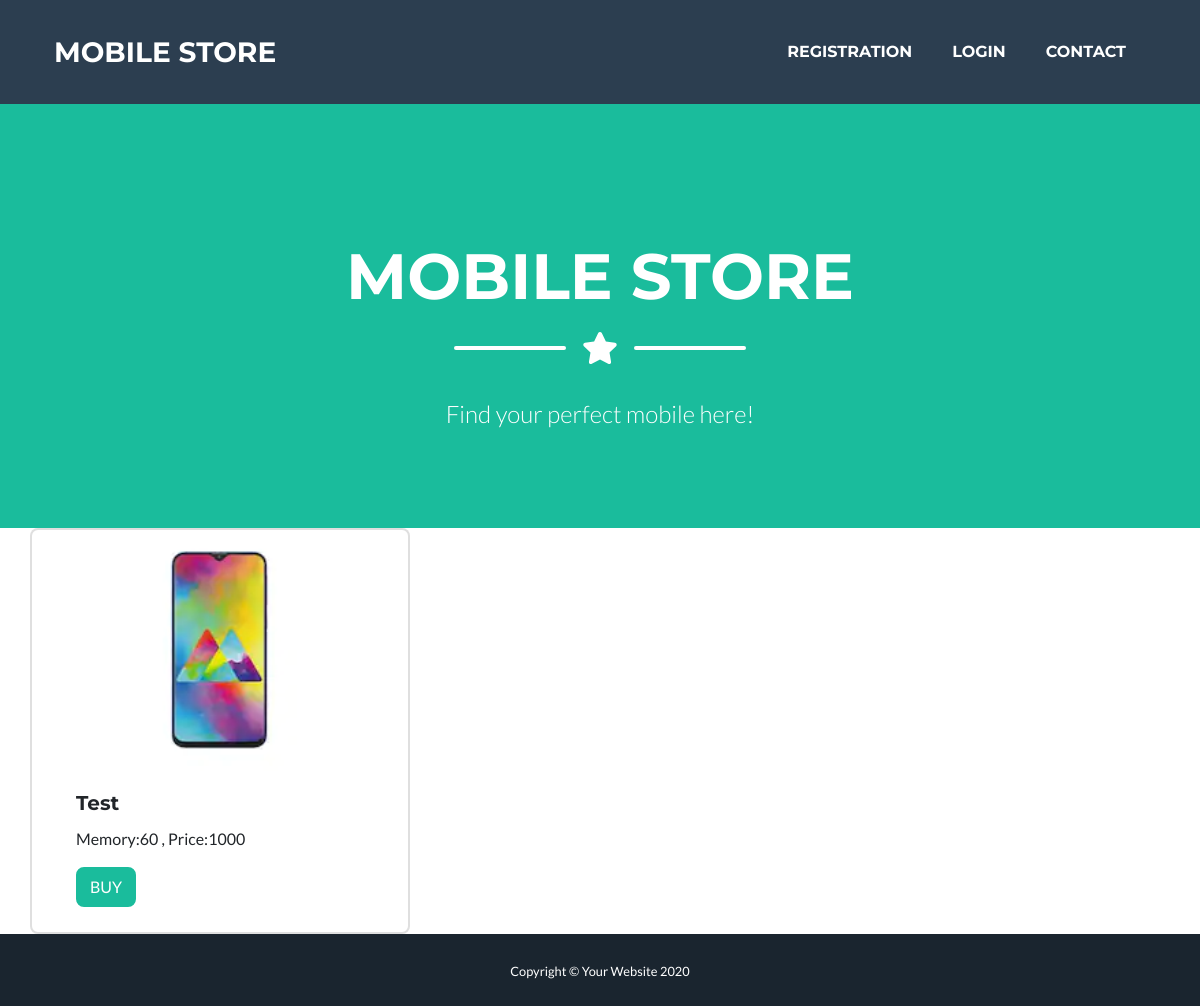
Before: /mobile/home with the older database file.
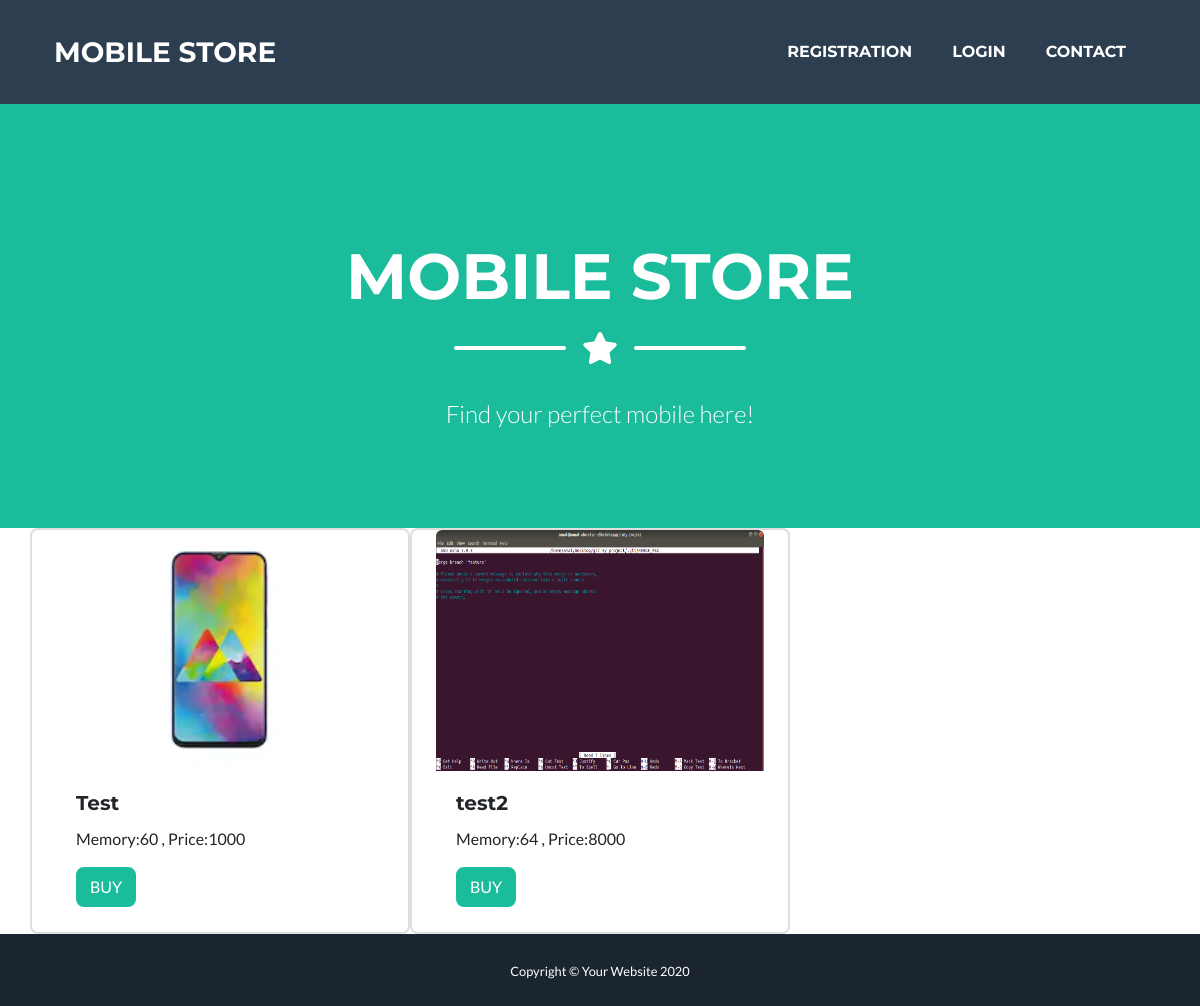
After: the same page with the newer database file.
### mobile/models.py (models this page shows, shortened)
class MobileModel(models.Model):
    phone_name = models.CharField(max_length=120)
    memory = models.IntegerField()
    price = models.IntegerField()
    status = models.CharField(default='Pending',max_length=120)
    date = models.DateField(editable=False,auto_now=True)
    image = models.ImageField(upload_to='images')

### mobile/views.py (the view)
# urls.py: 2. Add a URL to urlpatterns:  path('', views.home, name='home')
def home(request):
    mobile = MobileModel.objects.all()
    context={}
    context['mobile'] = mobile
    return render(request,'mobile/index.html',context)

### mobile/templates/mobile/index.html (shortened to what this page needs)
<!DOCTYPE html>
{%load static%}
<html lang="en">
    <head>
        <link href="{%static 'css/styles.css'%}" rel="stylesheet" />
    </head>
    <body id="page-top">
        <nav class="navbar navbar-expand-lg bg-secondary text-uppercase fixed-top" id="mainNav">
            <div class="container" id="firstDiv">
                <a class="navbar-brand js-scroll-trigger" href="#page-top">Mobile Store</a>
                <div class="collapse navbar-collapse" id="navbarResponsive">
                    <ul class="navbar-nav ml-auto">
                        <li class="nav-item mx-0 mx-lg-1"><a class="nav-link py-3 px-0 px-lg-3 rounded js-scroll-trigger" href="#portfolio">Registration</a></li>
                        <li class="nav-item mx-0 mx-lg-1"><a class="nav-link py-3 px-0 px-lg-3 rounded js-scroll-trigger" href="#about">Login</a></li>
                        <li class="nav-item mx-0 mx-lg-1"><a class="nav-link py-3 px-0 px-lg-3 rounded js-scroll-trigger" href="#contact">Contact</a></li>
                    </ul>
                </div>
            </div>
        </nav>
        {%block body_block%}
        <header class="masthead bg-primary text-white text-center">
            <div class="container d-flex align-items-center flex-column">
                <h1 class="masthead-heading text-uppercase mb-0">Mobile Store</h1>
                <div class="divider-custom divider-light">
                    <div class="divider-custom-line"></div>
                    <div class="divider-custom-icon"><i class="fas fa-star"></i></div>
                    <div class="divider-custom-line"></div>
                </div>
                <p class="masthead-subheading font-weight-light mb-0">Find your perfect mobile here!</p>
            </div>
        </header>
        <div class="container">
            <div class="row">
                {%for mobiles in mobile %}
        <div class="card , col-4" style="width: 18rem;">
  <img height=60% width=20% src="{{mobiles.image.url}}" class="card-img-top" alt="...">
                  <div class="card-body">
                    <h5 class="card-title">{{mobiles.phone_name}}</h5>
                    <p class="card-text">Memory:{{mobiles.memory}} , Price:{{mobiles.price}}</p>
                    <a href="{%url 'detail' mobiles.id%}" class="btn btn-primary">BUY</a>
                  </div>
                </div>
                {%endfor%}
                            </div>
            </div>
        {%endblock%}
        <div class="copyright py-4 text-center text-white">
            <div class="container"><small>Copyright © Your Website 2020</small></div>
        </div>
    </body>
</html>

Changed rows visible on the page:
added MobileModel: image (picture), phone_name "test2", memory "64", price "8000"
